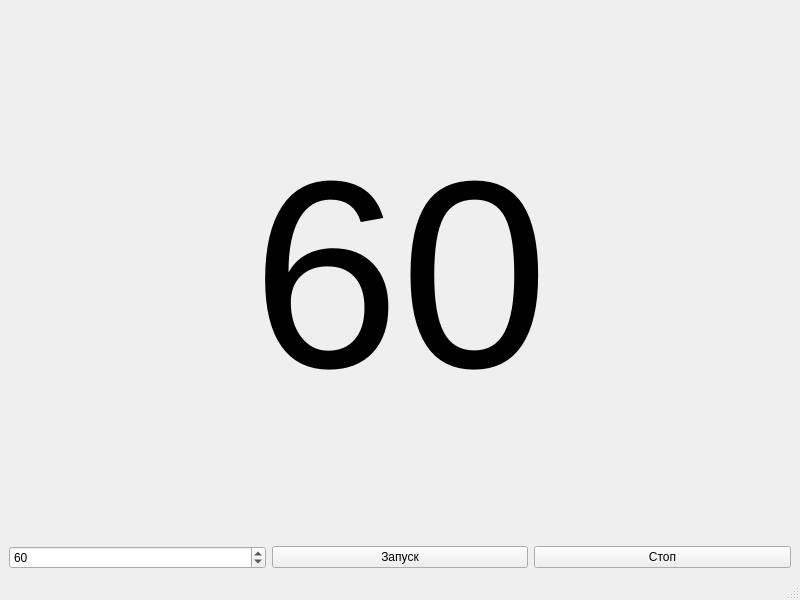
<?xml version="1.0" encoding="UTF-8"?>
<ui version="4.0">
 <class>MainWindow</class>
 <widget class="QMainWindow" name="MainWindow">
  <property name="geometry">
   <rect>
    <x>0</x>
    <y>0</y>
    <width>800</width>
    <height>600</height>
   </rect>
  </property>
  <property name="windowTitle">
   <string>Countdown timer</string>
  </property>
  <widget class="QWidget" name="centralwidget">
   <layout class="QGridLayout" name="gridLayout">
    <item row="0" column="0">
     <layout class="QVBoxLayout" name="verticalLayout" stretch="1,0">
      <item>
       <widget class="QLabel" name="label">
        <property name="font">
         <font>
          <pointsize>200</pointsize>
         </font>
        </property>
        <property name="text">
         <string>60</string>
        </property>
        <property name="alignment">
         <set>Qt::AlignCenter</set>
        </property>
       </widget>
      </item>
      <item>
       <layout class="QHBoxLayout" name="horizontalLayout">
        <item>
         <widget class="QSpinBox" name="edCounter">
          <property name="minimum">
           <number>1</number>
          </property>
          <property name="maximum">
           <number>999</number>
          </property>
          <property name="value">
           <number>60</number>
          </property>
         </widget>
        </item>
        <item>
         <widget class="QPushButton" name="btnStart">
          <property name="text">
           <string>Запуск</string>
          </property>
         </widget>
        </item>
        <item>
         <widget class="QPushButton" name="btnStop">
          <property name="text">
           <string>Стоп</string>
          </property>
         </widget>
        </item>
       </layout>
      </item>
     </layout>
    </item>
   </layout>
  </widget>
  <widget class="QMenuBar" name="menubar">
   <property name="geometry">
    <rect>
     <x>0</x>
     <y>0</y>
     <width>800</width>
     <height>20</height>
    </rect>
   </property>
  </widget>
  <widget class="QStatusBar" name="statusbar"/>
 </widget>
 <resources/>
 <connections/>
</ui>
